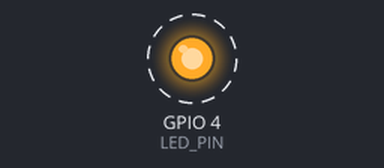
This program was run on a simulated Raspberry Pi (BCM pin numbers). Parts: output pins drawn as LEDs (lit = HIGH). Dashed ring = blinking.

Above: at 0.02 s.
Timing chart, 0 to 3.0 s (numbered marks = the images above):
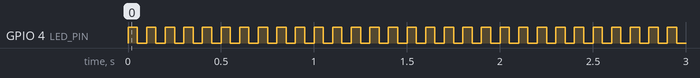

The program:

led_blink.py
```python
import RPi.GPIO as GPIO
import time

LED_PIN = 4
GPIO.setmode(GPIO.BCM)  #GPIO.BCM or GPIO.BOARD
GPIO.setup(LED_PIN,GPIO.OUT) #GPIO.OUT or GPIO.IN

while (True):
  GPIO.output(LED_PIN,GPIO.HIGH)  # 1 , True , GPIO.HIGH
  #print("led on")
  time.sleep(0.05)
  GPIO.output(LED_PIN,GPIO.LOW) # 0, False, GPIO.LOW
  #print("led off")
  time.sleep(0.05)

GPIO.cleanup()
```

Measured:
- by itself, GPIO 4 (LED_PIN): alternates HIGH for 0.05 s and LOW for 0.05 s
